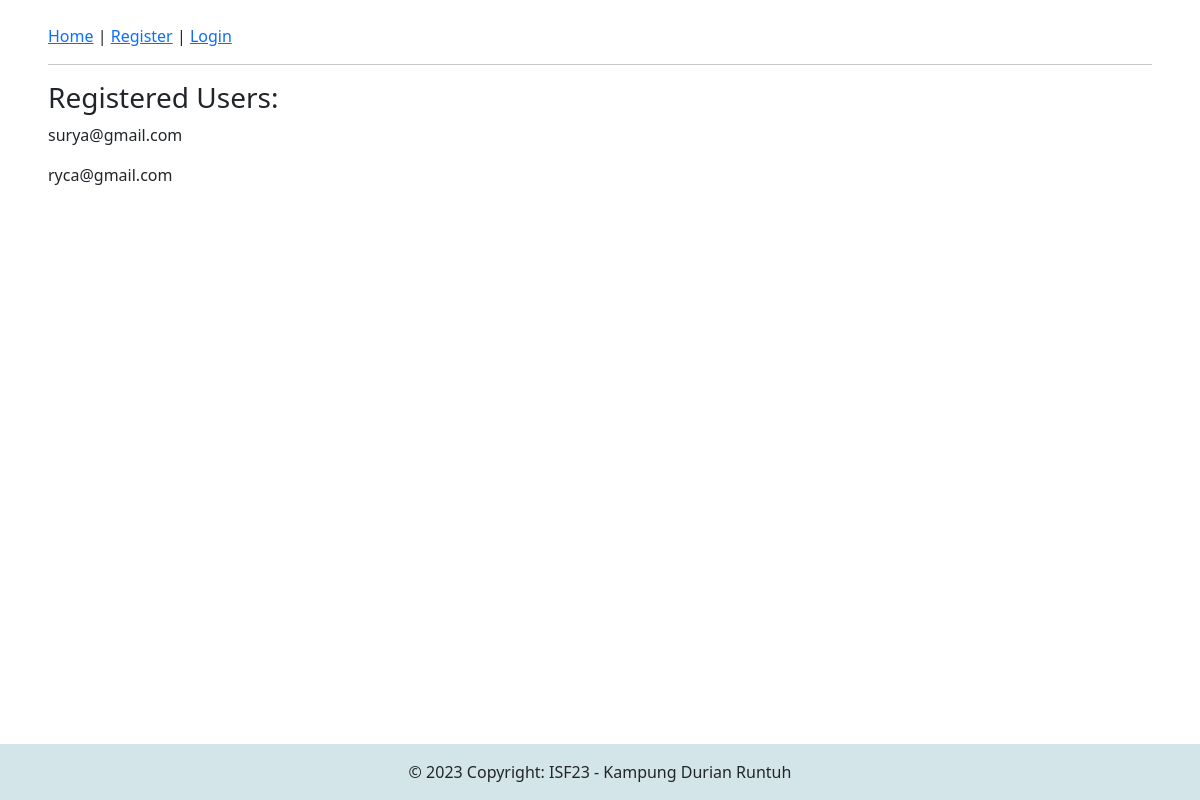
Page /home/ on the earlier database version.
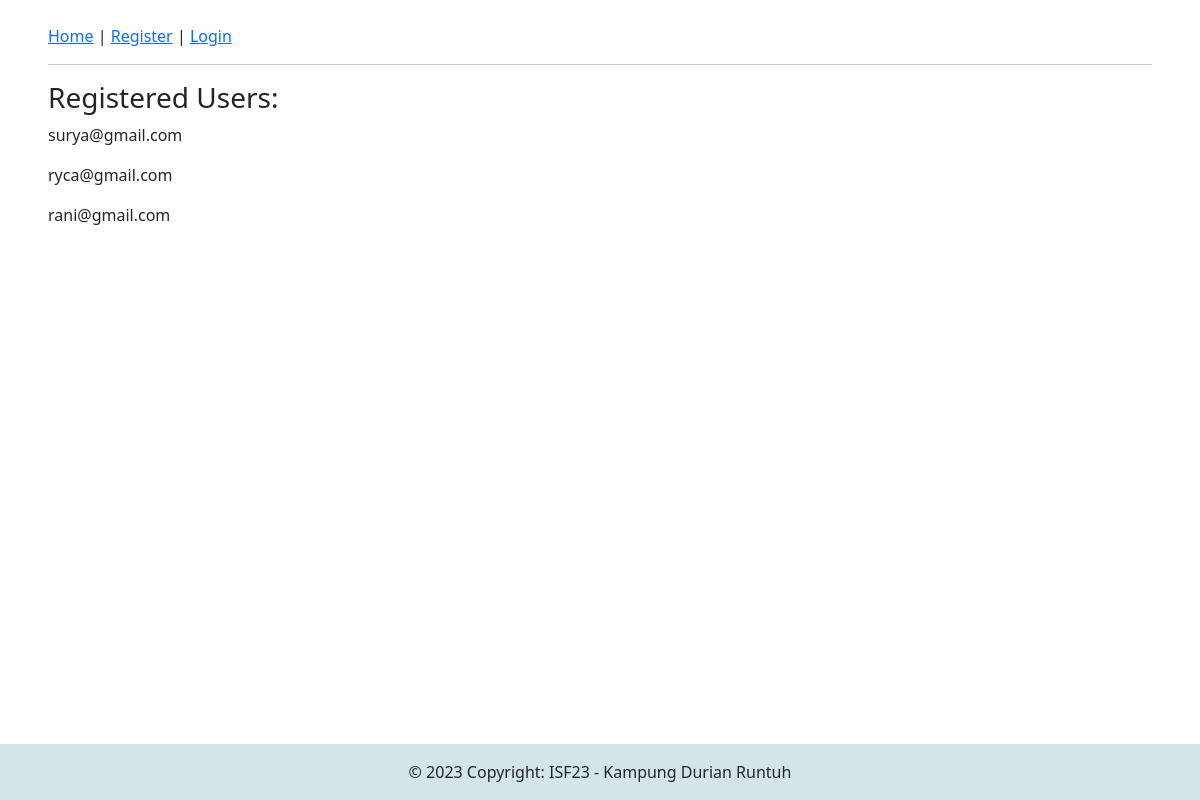
Same page on the later database version.
### account/models.py (models this page shows, shortened)
class Account(AbstractBaseUser):
    email                   = models.EmailField(verbose_name="email", max_length=60, unique=True)
    username                = models.CharField(max_length=30, unique=True)
    date_joined             = models.DateTimeField(verbose_name="date joined", auto_now_add=True)
    last_login              = models.DateTimeField(verbose_name="last login", auto_now=True)
    is_admin                = models.BooleanField(default=False)
    is_active               = models.BooleanField(default=True)
    is_staff                = models.BooleanField(default=False)
    is_superuser            = models.BooleanField(default=False)
    objects = MyAccountManager()
    USERNAME_FIELD = 'email'
    REQUIRED_FIELDS = ['username', ]
    def __str__(self):
        return self.email

### personal/views.py (the view)
# urls.py: path("home/", home_screen_view, name="home"),
def home_screen_view(request):
    context = {}
    accounts =  Account.objects.all()
    context['accounts'] = accounts
    return render(request, "personal/home.html", context)

### personal/templates/personal/home.html
{% extends 'base.html' %}
{% block content %}
<div>
    <h3>Registered Users:</h3>
    {% for account in accounts %}
        <p>{{ account }}</p>
    {% endfor %}
</div>
{% endblock content %}

### templates/base.html (shortened to what this page needs)
<!DOCTYPE html>
<html lang="en">
<head>
    <link href="https://cdn.jsdelivr.net/npm/bootstrap@5.3.2/dist/css/bootstrap.min.css" rel="stylesheet">
    {% if request.user.is_authenticated %}
        <p><a href="{% url 'home' %}">Home</a> | <a href="{% url 'logout' %}">Logout</a></p>
        <p>Hello, {{request.user.username}}</p>
    {% else %}
        <p>
            <a href="{% url 'home' %}">Home</a> |
            <a href="{% url 'register' %}">Register</a> |
            <a href="{% url 'login' %}">Login</a>
        </p>
    {% endif %}
</head>
<body class="mt-4 mx-5">
    <hr>
    {% block content %}
    {% endblock content %}
</body>
<footer class="fixed-bottom text-center text-lg-start">
    <div class="text-center p-3" style="background-color: rgba(44, 124, 150, 0.2);">
      © 2023 Copyright: ISF23 - Kampung Durian Runtuh
    </div>
</footer>
</html>

Differences in the rows shown:
added Account: email "rani@gmail.com"
